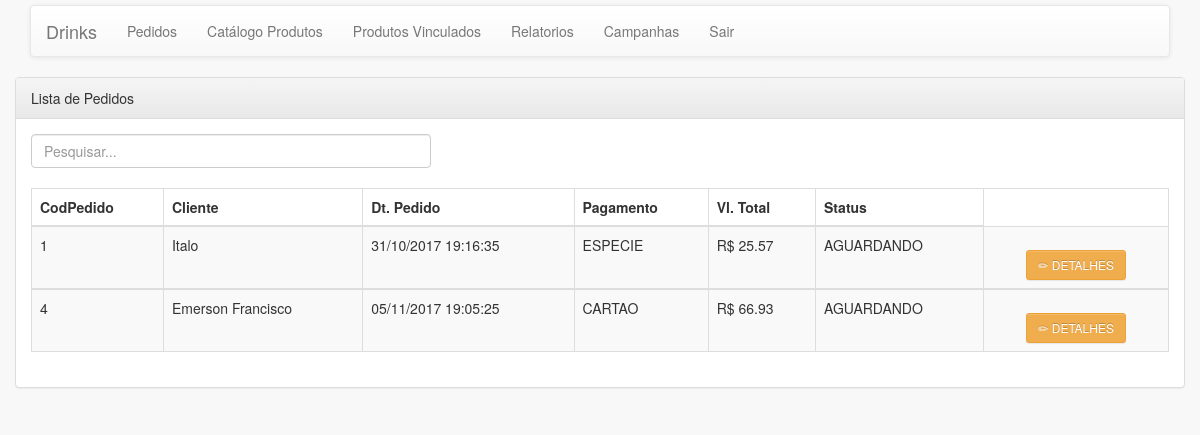
Screenshot of /pages/pedido/listarPedido.php?codEstabelecimento=5 with the database file from the repository.
### tables this page shows
CREATE TABLE `pedido` (
  `codPedido` int(11) NOT NULL,
  `dataPedido` text NOT NULL,
  `bairro` varchar(50) DEFAULT NULL,
  `cep` varchar(9) DEFAULT NULL,
  `cidade` varchar(50) DEFAULT NULL,
  `latitude` varchar(10) DEFAULT NULL,
  `longitude` varchar(10) DEFAULT NULL,
  `numero` int(11) DEFAULT NULL,
  `rua` varchar(150) DEFAULT NULL,
  `uf` varchar(2) DEFAULT NULL,
  `pagamento` varchar(255) DEFAULT NULL,
  `status` varchar(255) NOT NULL,
  `valorTotal` double NOT NULL,
  `codUsuario` int(11) NOT NULL,
  `codEstabelecimento` int(11) NOT NULL
);

CREATE TABLE `usuarios` (
  `codUsuario` int(11) NOT NULL,
  `nome` varchar(50) NOT NULL,
  `email` varchar(100) NOT NULL,
  `encrypted_password` varchar(80) NOT NULL,
  `telefone` varchar(30) DEFAULT NULL
);

### resources/functions/DB_Functions.php (called while the page is built, shortened)
<?php
function listarPedido($nomeId = null)
{
    $found = null;
    try {
        $database = open_database();
        $sql = "SELECT pedido.codPedido,pedido.dataPedido, pedido.bairro,
                pedido.cidade,pedido.rua,pedido.numero,pedido.pagamento,
                pedido.status,pedido.valorTotal,pedido.codUsuario,
                usuarios.nome AS usuario,usuarios.telefone,usuarios.email,
                pedido_produto.codProduto,pedido_produto.preco,
                pedido_produto.quantidade,pedido_produto.precoTotal,produto.nome
                FROM pedido,pedido_produto,usuarios,produto, estabelecimento
                WHERE pedido.codPedido = pedido_produto.codPedido
                AND pedido.codUsuario = usuarios.codUsuario
                AND produto.codProduto = pedido_produto.codProduto
                AND pedido.codPedido = pedido_produto.codPedido
                AND pedido.codEstabelecimento = estabelecimento.codEstabelecimento
                AND pedido.codEstabelecimento = ".$nomeId.
                " GROUP BY pedido.codPedido;" ;
        $result = $database->query($sql);
        if ($result->num_rows > 0) {
            $found = $result->fetch_all(MYSQLI_ASSOC);
        }
    } catch (Exception $e) {
        $_SESSION['message'] = $e->GetMessage();
        $_SESSION['type'] = 'danger';
    }
    return $found;
}

### pages/pedido/listarPedido.php (the view, shortened to what this page needs)
<?php
require_once ('../include/header.php');
require_once ('../menu/menu.php');
$codEstabelecimento = null;
if (isset($_GET['codEstabelecimento']) && empty($_GET['codEstabelecimento']) == false) {
    $codEstabelecimento = $_GET['codEstabelecimento'];
} else {
    $codEstabelecimento = $_SESSION['codEstabelecimento'];
}
$dados = listarPedido($codEstabelecimento);
?>
<!DOCTYPE html>
<html lang="pt-br">
<head>
</head>
<body>
	<div class="container">
		<div class="row">
			<div class="panel panel-default">
				<div class="panel-heading">Lista de Pedidos</div>
				<div class="panel-body">
					<input class="form-control" id="myInput" type="text"
						placeholder="Pesquisar..." style="width: 400px;"> <br>
					<table border="1" class="table table-bordered table-striped">
						<thead class="blue-grey lighten-4">
							<tr>
								<th>CodPedido</th>
								<th>Cliente</th>
								<th>Dt. Pedido</th>
								<th>Pagamento</th>
								<th>Vl. Total</th>
								<th>Status</th>
							</tr>
						</thead>
                            <?php
                            if (count($dados) > 0) {
                                foreach ($dados as $pedido) {
                                    ?>
                           <tbody id="myTable">
				<tr>
                                    <td><?php echo $pedido['codPedido']; ?></td>
                                    <td><?php echo $pedido['usuario']; ?></td>
                                    <td><?php echo $pedido['dataPedido']; ?></td>
                                    <td><?php echo $pedido['pagamento']; ?></td>
                                    <td><?php echo "R$ ".$pedido['valorTotal']; ?></td>
                                    <td><?php echo $pedido['status']; ?></td>
                                    <td align="center">
                                    <a title="Detalhes"
                                    href="detalhePedido.php?codPedido=<?php echo  $pedido['codPedido']?>"
                                    class="btn btn-sm btn-warning">&#9999; Detalhes</a></td>
				</tr>
			   </tbody>
                                <?php
                                }
                            }
                            ?>
                        </table>
				</div>
			</div>
		</div>
	</div>
</body>
</html>

### rows the page displays
pedido: codPedido "1", usuarios.nome "Italo", dataPedido "31/10/2017 19:16:35", pagamento "ESPECIE", valorTotal "25.57", status "AGUARDANDO"
pedido: codPedido "4", usuarios.nome "Emerson Francisco", dataPedido "05/11/2017 19:05:25", pagamento "CARTAO", valorTotal "66.93", status "AGUARDANDO"
